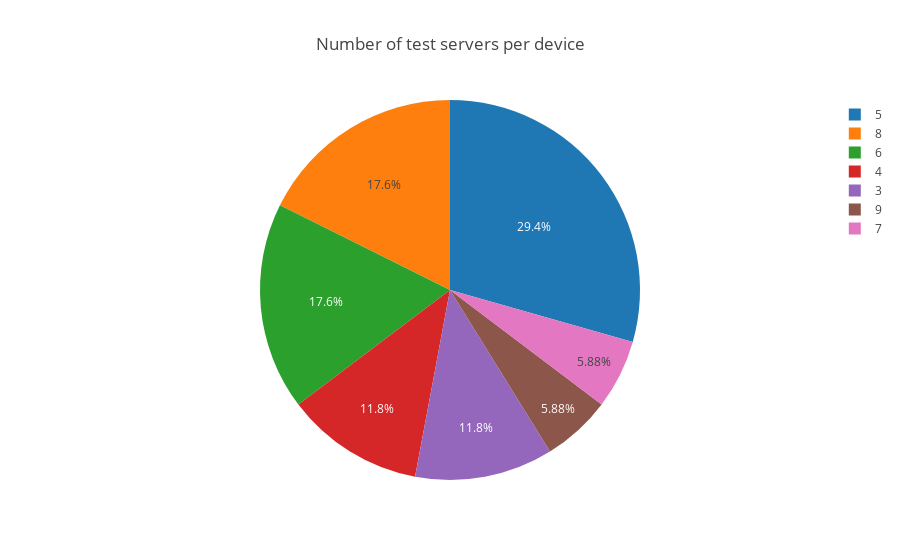

Notebook code for this chart:
### Markdown cell above
#### How many test servers per device?

### Code cell
pd.options.mode.chained_assignment = None
upload_df["server"] = upload_df["TEST_SERVER"] + " " +upload_df["PROVINCE"]
test_servers_per_device = upload_df.groupby('SK_PI').apply(lambda x: x['server'].unique()).apply(pd.Series)
test_servers_per_device['server_count'] = test_servers_per_device.apply(lambda x: x.count(), axis=1)
#print(test_servers_per_device["server_count"].head())
test_server_counts_per_device = pd.Series(test_servers_per_device['server_count']).value_counts().reset_index()
#print(test_server_counts_per_device)
#data = [go.Bar(
#            x=test_servers_per_device.index,
#            y=test_servers_per_device["server_count"],
#    )]
data = [go.Pie(
            labels=test_server_counts_per_device['index'],
            values=test_server_counts_per_device["server_count"],
    )]
layout = go.Layout(
        #barmode='stack',
        title="Number of test servers per device"
    )

fig = go.Figure(data=data, layout=layout)
#print(points_by_device)
iplot(fig)

### Figure 1 — Plotly figure (JSON) as saved in the notebook; plotly's stock layout.template omitted (floating-point values rounded to 4 significant figures)
{"data": [{"labels": [5, 8, 6, 4, 3, 9, 7], "type": "pie", "values": [5, 3, 3, 2, 2, 1, 1]}], "layout": {"title": "Number of test servers per device"}}
